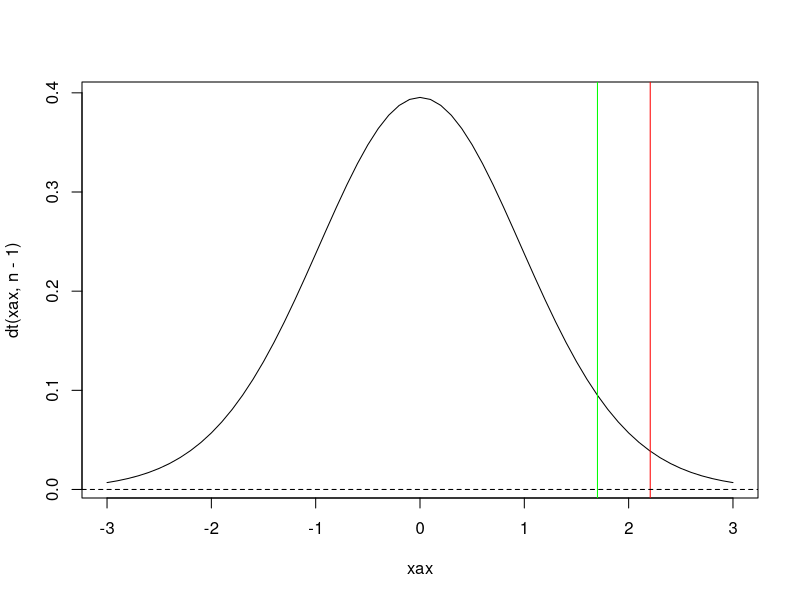

The R source for this figure:
# hypothesis testing
# read in data
df <- read.csv("anorex.csv")[,2:4]
attach(df)
# homework task:
# a) describe data
# - weight before CBT
# - weight after CBT 
# - weight delta
# b) explain why null hypothesis is important
# Null hypothesis: mu of delta = 0, there is no weight change
# H!: mu > 0
# no sd specified, needs to be estimated using t-test
# Because default assumption that any treatment method does not work
# Might waste time and resources on inefficient method 
# c) compute statistics, critical and acceptance region, p-value
# T-value: how many T-deviations from mean on T-distrib the mean of data is
# statistic T - T(x1,x2,...,xn)
# test power : P(h0 rejected | h1 is true)
# alternatively: P(X > critical value | h1 is true)
n <- length(change)
mu0 <- 0
X <- mean(change)
S <- sd(change)
# formula for empirical T-value given mu0, mean(data), sd(data) and n
# this tells us how far from the mean X sits on the t-distrib
tt <- sqrt(n)*(X - mu0)/S
# critical value
alpha <- 0.05
c <- 1-alpha
# limit for accepting hypothesis
cutoff <- qt(c,n-1)
cutoff
# calculate p-value of tt
pval <- pt(tt,n-1,lower.tail=F)
pval
# using built-in package stats
library(stats)
res <- t.test(change,alternative="greater",conf.level=0.95,mu=0)
res$statistic
conclusion <- (res$p.value < 0.05)
# d) draw graph with t-test density func, draw vertical lines for 
# critical value and p-value
# plot the t-distribution for df=n-1
xax <- seq(-3,3,0.1)
plot(xax,dt(xax,n-1),type="l")
abline(v=tt,col="red")
abline(h=0,lty=2)
abline(v=cutoff,col="green")
# e) reject null hypothesis? accept H1?
# at p = 0.05:
conclusion
# f) can Wilcox test be used?
# A: yes
# do the p-values differ a lot?
wilcox.test(before,after,alternative="l",paired=T,exact=F)
# A: not greatly - ~1% for t-test and ~3% for wilcox
# t-test is better for normally distributed data but not by a huge amount.
#  t-test is still robust under non-normal dist but might not be optimal
#  t-test is not very robust under asymmetric data
# Can test normality with shapiro test.
# Wilcox is good for determining symmetry. Not a good test for asymmetric
#  distros.
# From lecture: Wilcox converges faster for laplace; so it might work better
#  for various non-normal distributions.

# !!!!!!!!!!!!!!!!!!! NORMALITY TESTS !!!!!!!!!!!!!!!!!!!!!!!
# Shapiro
# library(nortest)
# lillie.test <- use if need Kolmogorov-Smironov test; unknown params
#    (mu, sigma)
